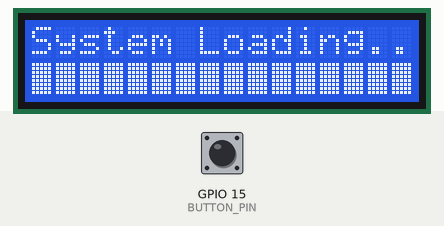
Bench run of a sketch on a simulated ESP32. On the bench: 16×2 character LCD. The inputs (shaded band) are chosen by the test bench; at power-on: GPIO 15 (BUTTON_PIN) HIGH. WiFi joins after 1.5 s; servers stay silent unless stated; uploads are accepted with an empty reply; what the sketch prints to the serial monitor is not drawn.

Above: at 3.5 s.
At 5.3 s:
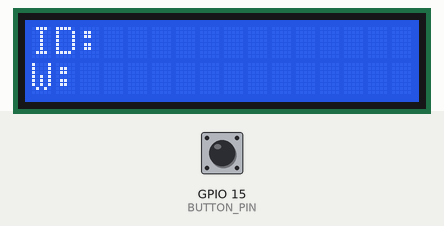
5.4 s: GPIO 15 (BUTTON_PIN) pulled LOW for 0.15 s
At 6.7 s:
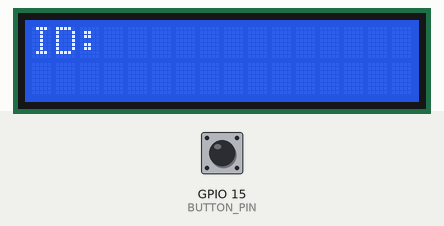
7.8 s: GPIO 15 (BUTTON_PIN) pulled LOW for 1 s
11.1 s: GPIO 15 (BUTTON_PIN) pulled LOW for 3.2 s
Timing chart, 0 to 14.1 s (numbered marks = the images above; inputs shaded):
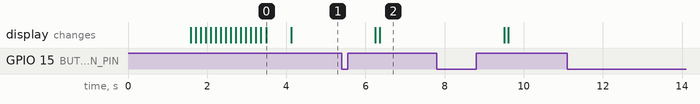

Measured:
- after the input at 5.4 s, the display: first changes after 0.85 s (image 2 shows a later state)
- what the display in image 0 shows lasts 0.6 s, from 3.5 s to 4.1 s

The sketch:

WeightReader_JSONDOC_only.ino
```cpp
#include <WiFi.h>
#include <HTTPClient.h>
#include <HardwareSerial.h>
#include <ArduinoJson.h>
#include <Arduino.h>
#include <Wire.h>
#include <LiquidCrystal_I2C.h>


// ============================================================= Variables and object(s)====================================================================================================

// Set UART Pins
#define RX_PIN 16
#define TX_PIN 17

#define RX_PIN_2 13 // Change this to the desired RX pin number
#define TX_PIN_2 14 // Change this to the desired TX pin number


// HardwareSerial object for UART
HardwareSerial BarcodeScannerSerial(1); // Use UART1 for barcode scanner
HardwareSerial WeightReaderSerial(2);


// Set LED & Button Pins
#define BUTTON_PIN 15


// Buffer sizes for weight and barcode scanner
static constexpr int bufferSize = 7;
char payload[bufferSize];

static constexpr int scannerbufferSize = 256;
char scannerBuffer[scannerbufferSize];

// Values to be checked against for gettting data from Weight Indicator
static constexpr int targetSize = 12;
byte targetValues[] = {32, 46, 48, 49, 50, 51, 52, 53, 54, 55, 56, 57};
//char targetValues[] = {32,'.','1','2','3','4','5','6','7','8','9','0'};


// variable for storing the pushbutton status
int buttonState = 0;


// Set the LCD address to 0x27 for a 16 chars and 2 line display
LiquidCrystal_I2C lcd(0x27, 16, 2);

// index for the payload array; will be set to 0 if garbage data is read
int i = 0;

// varible to detect button press
volatile bool buttonPressed = false;

//  variables used for connecting to the WiFi
const char* ssid = "Aerovision";
const char* password =  "W1F1@Aer0visi0n";

IPAddress staticIP(192, 168, 51, 216);
IPAddress gateway(192, 168, 51, 1);   // Replace this with your gateway IP Addess
IPAddress subnet(255, 255, 0, 0);  // Replace this with your Subnet Mask
IPAddress dns(192, 168, 51, 1);   // Replace this with your DNS


// ================================================ FUNCTIONS =====================================================================================================================


// To connect to wifi
void initWifi() {

 if (WiFi.config(staticIP, gateway, subnet, dns, dns) == false) {
   Serial.println("Configuration failed.");
 }

 WiFi.begin(ssid, password);

 while (WiFi.status() != WL_CONNECTED) {
   delay(500);
   Serial.print("Connecting...\n\n");
 }

 Serial.print("Connected. Local IP: ");
 Serial.println(WiFi.localIP());
}

// Sends data from the MCU to the  CROW cpp backend

void sendData(StaticJsonDocument<250>& Doc) {
  if (WiFi.status() == WL_CONNECTED) {
    HTTPClient http;

    // Specify the target Crow API endpoint
    http.begin("http://192.168.51.11:80/crow-app/weight");
    http.addHeader("Content-Type", "application/json");

    //DEBUG MESSAGE. CAN REMOVE
    Serial.println("API specified");

    // Create JSON data to send
    String jsonData;
    serializeJson(Doc, jsonData);

    //DEBUG MESSAGE. CAN REMOVE
    //Serial.println("JSON data created");


    // Send the POST request and get the response code
    int httpResponseCode = http.POST(jsonData);

    //DEBUG MESSAGE. CAN REMOVE
    Serial.println("Request sent");

    delay(500);

    // Check the response code
    if (httpResponseCode > 0) {
      Serial.print("HTTP Response code: ");
      Serial.println(httpResponseCode);
      String payload = http.getString();

    }
    else {
      Serial.print("Error code: ");
      Serial.println(httpResponseCode);
      Serial.print("Error message: ");
      Serial.println(http.errorToString(httpResponseCode)); // Add this line to print the error message
    }

    // Close the connection
    http.end();
  } else {
    Serial.println("Error in WiFi connection");
  }
}

//// Displays weight value specifically. It accounts for showing constantly changing weight values.
//void LCD_DISPLAY_WEIGHT() {
//  lcd.clear();
//  lcd.setCursor(0,0);
//  lcd.print("ID:");
//  lcd.print(scannerBuffer);
//
//  lcd.setCursor(0, 1);
//
//  lcd.backlight();
//
//  // Display the weight
//  lcd.print("W: ");
//  lcd.print(payload);
//  delay(20);
//}


// displays barcode and weight value on the LCD display
void LCD_DISPLAY_BARCODE(int scannerSerialCharLength ) {

  if (scannerSerialCharLength) {
    // used to detect end of barcode
    char terminator = '\0';

    size_t bytesRead = BarcodeScannerSerial.readBytesUntil(terminator, scannerBuffer, scannerSerialCharLength);
    scannerBuffer[bytesRead] = '\0';

    if (scannerBuffer[0] == static_cast<char>(0x80)) {
      scannerBuffer[0] = '\0'; // Clear the buffer by setting the first byte to the null terminator
    } else {
//      // Clear the LCD and set the cursor position to the beginning
      lcd.clear();
      lcd.setCursor(0, 0);

      // Turn on the backlight and print the message from the buffer.
      lcd.backlight();

       // Slide text animation
      int textLength = strlen(scannerBuffer);
      int shiftDelay = 300; // Adjust this value to control the speed of the sliding animation

      if (textLength > 16) {
        // length is 14 as id: occupies first two entries and null occupies last. that's why 16 is chosen.
        scannerBuffer[textLength-1] = '\0';

        for (int i = 0; i <= textLength-14; ++i) {
          lcd.setCursor(0, 0);
          lcd.print("ID:");
          lcd.print(scannerBuffer + i);
          lcd.setCursor(0, 1);
          lcd.print("W:");
          lcd.print(payload);
          delay(shiftDelay);
        }
      } else {
          lcd.setCursor(0, 0);
          lcd.print("ID:");

          // Create a new string without the last character
          scannerBuffer[textLength-1] = '\0';
          lcd.print(scannerBuffer);

//          lcd.setCursor(0, 1);
//          lcd.print("W: ");
//          lcd.print(payload);


      }

//      // Clear the scannerBuffer array for new values
//      scannerBuffer[0] = '\0';
    }
  }
}


// ISR for button press. NOTE : DO NOT ADD TOO MANY PROCESSES IN ISR

void IRAM_ATTR handleButtonPress() {
  buttonPressed = true;
}


// for parsing data stream received from weight indicator

bool FindValueinTarget(char target, byte targetArray[], int arrSize) {
  for (int j = 0; j < arrSize; ++j) {
    if (targetArray[j] == target)
    {
      return true;
    }

  }
  return false;

}

// getting weight data from weight indicator
void ReadDataFromDevice() {
  if (WeightReaderSerial.available())
 {
    delay(2);

    if (WeightReaderSerial.read() == (byte)22)
    {
      // Add data from Weight Indicator to the created buffer array

      //Serial.println("22 found. Filling payload"); // DEBUG MESSAGE

      for (i = 0; i < bufferSize; ++i) {
        byte payloadData = WeightReaderSerial.read();
        if (FindValueinTarget(payloadData, targetValues, targetSize)) {
         // Serial.println("Value matched. Adding to payload array"); // DEBUG MESSAGE

          // Change [SPACE] to zero otherwise add it to array
          if (payloadData == 32)
          {
            payload[i] = '0';
          }
          else
          {
            payload[i] = payloadData;
          }
        }
        else
        { // If value does not match, then sequence is ruined. Start refilling buffer again

          // Serial.println("Value does not match. Abort filling payload array"); // DEBUG MESSAGE
          //Serial.println(temp); // DEBUG MESSAGE
          break;
        }
      }
    }
//    WeightReaderSerial.flush();
  }
}

// to print weight value
void PrintValues() {

 Serial.print(payload);

}


// Global variable to store the JSON object
StaticJsonDocument<250> jsonDoc;

// =======================================================================================================Setup and Loop Functions============================================================================================================

void setup() {
// Initialize the built-in serial connection for debugging
Serial.begin(115200);

// Initialize the connection to the Magic Weight Indicator
WeightReaderSerial.begin(9600, SERIAL_8N1, RX_PIN, TX_PIN);

// Initialize Barcode Scanner
BarcodeScannerSerial.begin(115200, SERIAL_8N1, RX_PIN_2, TX_PIN_2);


// initialize the pushbutton pin as an input
pinMode(BUTTON_PIN, INPUT_PULLUP);

// Attach interrupt to button pin, call handleButtonPress on falling edge
attachInterrupt(digitalPinToInterrupt(BUTTON_PIN), handleButtonPress, RISING);

// prevent same readings from filling the RX buffer for the weight indicator
WeightReaderSerial.setRxBufferSize(16);

initWifi();


// For bootloader log messages
Serial.println();
Serial.println("-----------Sketch started-----");
Serial.flush();


//Initialize the LCD

  lcd.begin(35, 36);

  lcd.setCursor(0,0);
  lcd.print("System Loading...");

  // Display progress bar
  lcd.setCursor(0, 1);
  for (int i = 0; i < 16; i++) {
    lcd.write(0xFF); // Print a solid block
    delay(125); // Adjust this value to control the speed of the progress bar
    lcd.setCursor(i + 1, 1);
  }

  delay(500);
  lcd.clear();
  lcd.print("ID:");
  lcd.setCursor(0,1);
  lcd.print("W:");

}


void loop() {
  // Put your main code here, to run repeatedly:

ReadDataFromDevice();

const int barcodeScannerLength = BarcodeScannerSerial.available();
LCD_DISPLAY_BARCODE(barcodeScannerLength);

// assign barcode reader value as field to json object
jsonDoc["barcode"] = scannerBuffer;

// get weight data
  if (i == bufferSize)
  {

    double weightValue = atof(payload); // Convert the payload to a double value
    jsonDoc["weight"] = weightValue; // Update the JSON object with the double value
    lcd.setCursor(0,1);
    lcd.print("W:");
    lcd.print(payload);
//    LCD_DISPLAY_WEIGHT();
  }

//jsonDoc["weight"] = 12.78; // Update the JSON object with the double value


// send weight and barcode data
  if (buttonPressed) {

        serializeJsonPretty(jsonDoc, Serial);
        sendData(jsonDoc); // Pass jsonDoc as an argument
        buttonPressed = false;
        lcd.clear();
        delay(100);
        lcd.setCursor(0, 0);
        lcd.print("ID:");

    }

}
```
